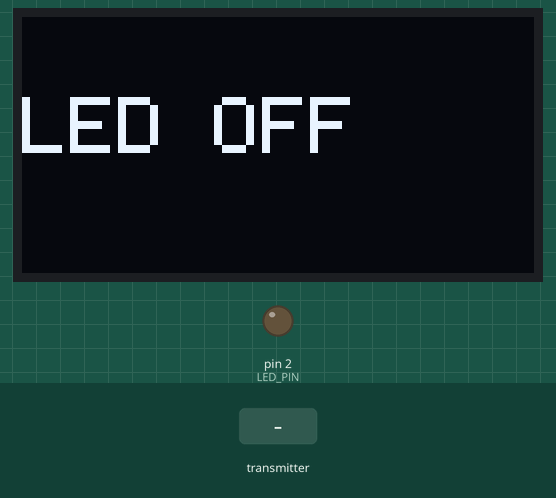
This sketch was run on a simulated Arduino Uno, built with avr-gcc and run on an emulated ATmega328P. Parts: 128×64 one-colour display, output pins drawn as LEDs (lit = HIGH). Dashed ring = blinking. The test bench sets the inputs (shaded band). No radio packets arrive unless stated; what the sketch prints to the serial monitor is not drawn.

Above: at 2.2 s.
2.3 s: the transmitter starts sending command = 0
At 2.85 s:
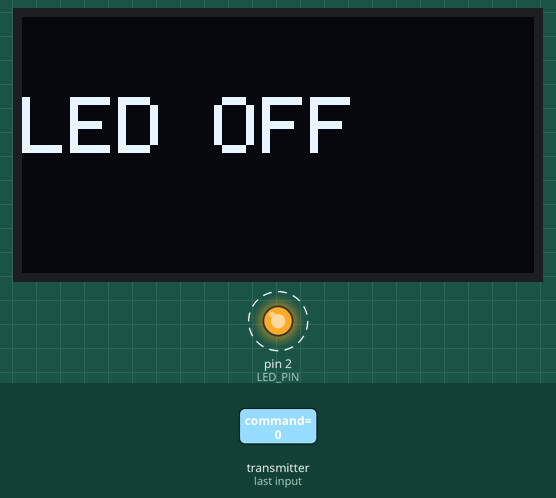
At 4.61 s:
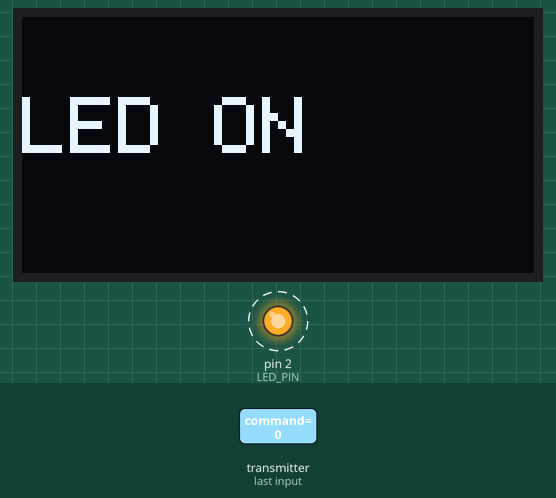
Timing chart, 0 to 10.8 s (numbered marks = the images above; inputs shaded):
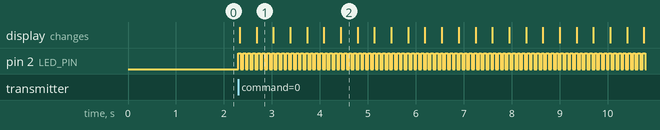

The sketch:

rx_2.1.ino
```cpp
#include <SPI.h>
#include <RF24.h>
#include <Wire.h>
#include <Adafruit_GFX.h>
#include <Adafruit_SSD1306.h>

#define CE_PIN 4
#define CSN_PIN 5
#define LED_PIN 2

#define SCREEN_WIDTH 128
#define SCREEN_HEIGHT 64
#define OLED_RESET -1

Adafruit_SSD1306 display(SCREEN_WIDTH, SCREEN_HEIGHT, &Wire, OLED_RESET);

bool radioNumber = 1;
const uint8_t pipes[][6] = { "1Node", "2Node" };

RF24 radio(CE_PIN, CSN_PIN);

bool command;
bool ledState = false;

void setup() {

  Serial.begin(115200);
  pinMode(LED_PIN, OUTPUT);

  // OLED init
  Wire.begin();

  if(!display.begin(SSD1306_SWITCHCAPVCC, 0x3C)) {
    Serial.println("SSD1306 failed");
    while(1);
  }

  display.clearDisplay();
  display.setTextSize(2);
  display.setTextColor(SSD1306_WHITE);

  display.setCursor(0,20);
  display.println("LED OFF");
  display.display();

  delay(1000);

  Serial.println("ESP32 > NRF24 Toggle Receiver");

  radio.begin();

  if (radio.isChipConnected())
    Serial.println("Receiver NRF24 connected to SPI");
  else {
    Serial.println("NRF24 NOT connected");
    while (1);
  }

  radio.setChannel(125);
  radio.setDataRate(RF24_1MBPS);

  if (!radioNumber) {
    radio.openWritingPipe(pipes[0]);
    radio.openReadingPipe(1, pipes[1]);
  } else {
    radio.openWritingPipe(pipes[1]);
    radio.openReadingPipe(1, pipes[0]);
  }

  radio.startListening();
}

void loop() {

  if (radio.available()) {

    radio.read(&command, sizeof(command));

    // toggle LED
    ledState = !ledState;

    digitalWrite(LED_PIN, ledState);

    Serial.print("LED State: ");
    Serial.println(ledState);

    // Update OLED
    display.clearDisplay();
    display.setCursor(0,20);

    if (ledState) {
      display.println("LED ON");
    } else {
      display.println("LED OFF");
    }

    display.display();
  }
}
```

Measured:
- after the input at 2.3 s, pin 2 (LED_PIN): alternates HIGH for 0.05 s and LOW for 0.05 s, starting at once; the display: first changes at once (image 1 shows a later state)
